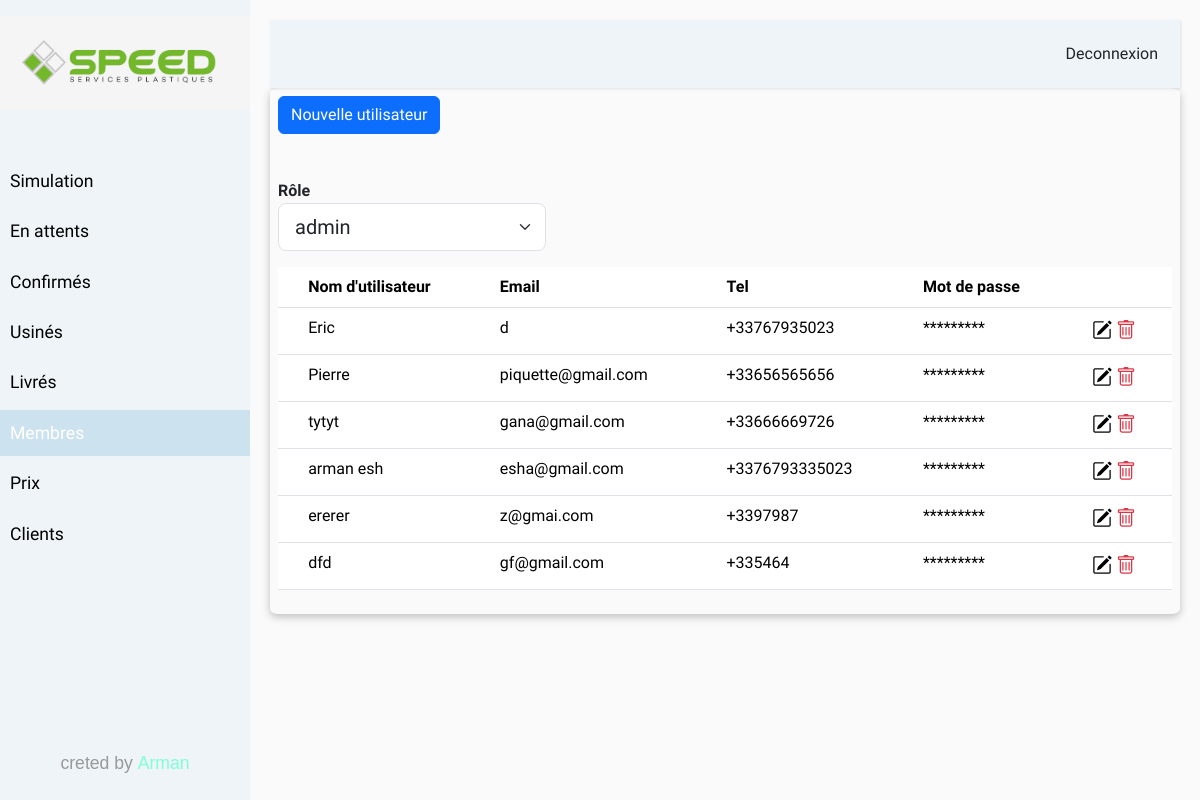
Before: /membres (signed in) with the older database file.
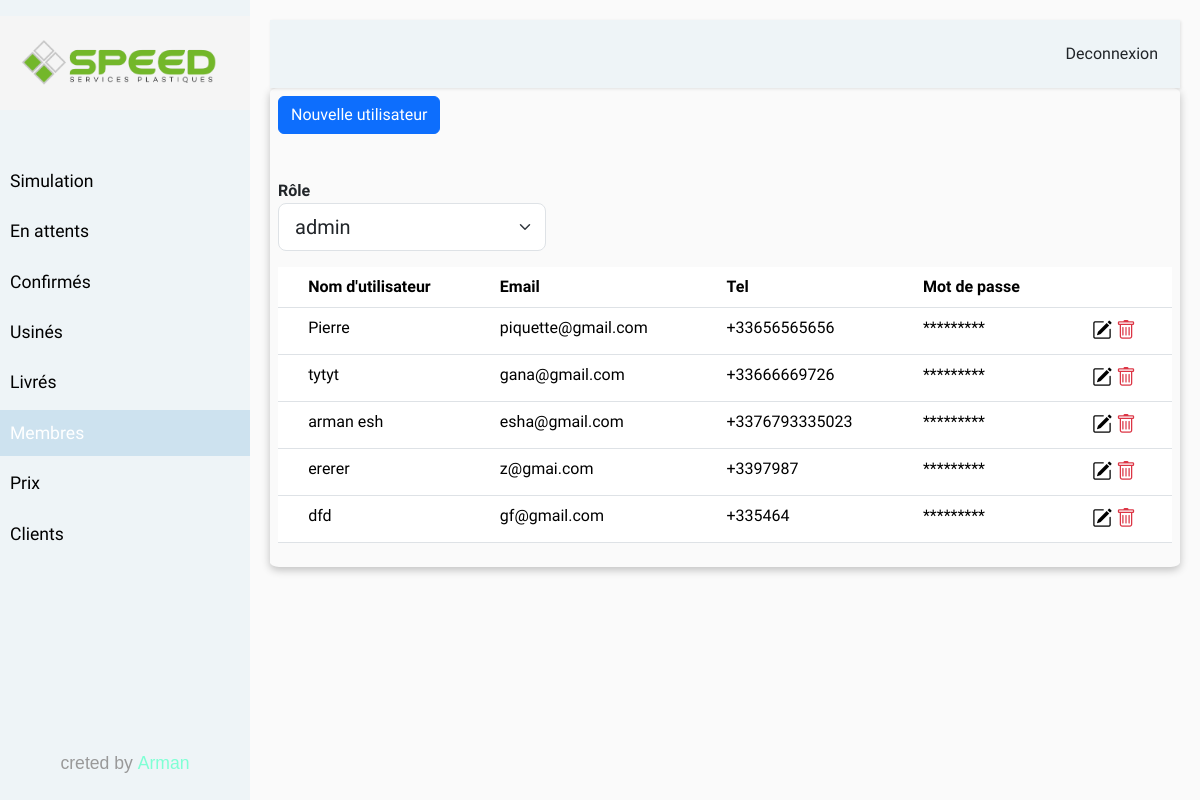
After: the same page with the newer database file.
### models/models.py (models this page shows, shortened)
class User(db.Model, UserMixin):
    __tablename__ = 'user'
    id = db.Column(db.Integer, autoincrement=True, primary_key=True)
    username=db.Column(db.String(255), nullable=False)
    email = db.Column(db.String(255), unique=True)
    password = db.Column(db.String(255), nullable=False, server_default='')
    tel = db.Column(db.String(20), nullable=False)
    role_id = db.Column(db.Integer , ForeignKey('role.id'),nullable=False)
    rel_user_client = relationship("Client", backref = "user")

### routes.py (the view)
@app.route('/membres')
@login_required
def membres():
    roles = Role.get_all_roles()
    first_role = roles[0].id
    users = get_users_by_role(first_role)
    return render_template('membres.html', roles=roles,select_users=users, user = current_user, page ="Membres")

### app.py (called while the page is built)
@login_manager.user_loader
def load_user(id):
    return User.query.get(int(id))

### models/models.py (called while the page is built)
def get_users_by_role(roleId):
    return db.session.query(User).join(Role, Role.id==User.role_id ).filter(User.role_id == roleId).all()

    def get_all_roles():
        return Role.query.all()

### routes.py (called while the page is built)
@app.before_request
def session_handler():
    session.permanent = True
    app.permanent_session_lifetime = timedelta(days=30)

### templates/membres.html (shortened to what this page needs)
{% extends 'base.html' %}
{% block contenue %}
<a href="#" class="btn btn-primary" style="margin-bottom: 1.3rem;" onclick="newUserForm()">Nouvelle utilisateur </a>
<div class="mt-4">
    <label for="role_users"><strong>Rôle</strong></label>
    <select id="role_users" class="form-select form-select-lg mb-3"
        aria-label=".form-select-lg nouvelle_utilisateur" style="width: 30%;">
        {% for role in roles %}
        <option value='{{ role.id}}'>{{ role.name}}</option>
        {% endfor %}
    </select>
</div>
<table id="users_table" class="table">
    <thead class="thead-light">
        <tr>
            <th scope="row"></th>
            <th scope="col">Nom d'utilisateur</th>
            <th scope="col">Email</th>
            <th scope="col">Tel</th>
            <th scope="col">Mot de passe</th>
            <th></th>
        </tr>
    </thead>
    <tbody>
        {% for user_row in select_users %}
        <tr>
            <td>
            <td>{{user_row.username}}</td>
            <td>{{user_row.email}}</td>
            <td>+33<span class="user_pure_tel">{{user_row.tel}}</span></td>
            <td>*********
            </td>
            <td>
                <i class="bi bi-pencil-square getInfoBtn" style="font-size: 20px;" ></i>
                <i type="button" class="delete_icon bi bi-trash text-danger " style="font-size: 20px;"
                    onclick="delete_user('{{user.id}}')"></i>
            </td>
        </tr>
        {% endfor %}
    </tbody>
</table>
    </div>
    </div>
{% endblock %}

Changed rows visible on the page:
no longer on this page (row edited): User: username "Eric", email "d", tel "767935023"
